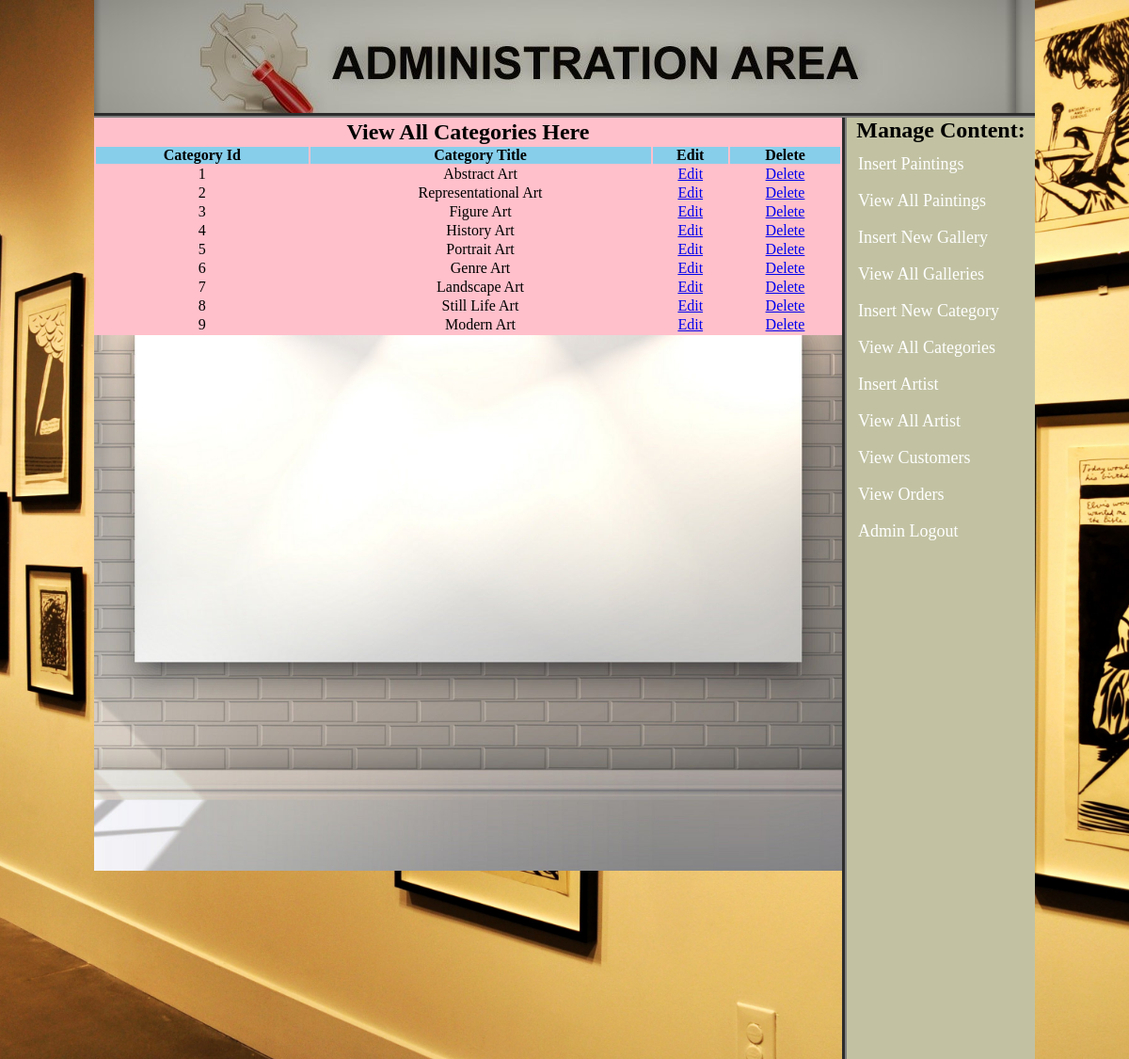
/admin_area/index.php?view_cat (signed in), run on the app's committed database.
### tables this page shows
CREATE TABLE `categories` (
  `cat_id` int(100) NOT NULL,
  `cat_title` text NOT NULL
);

### admin_area/view_cat.php (the view)
<table width="795" align="center" bgcolor="pink">
     <tr align="center">
	    <td colspan="6"><h2>View All Categories Here</h2></td>
     </tr>
	 <tr align="center" bgcolor="skyblue">
	    <th>Category Id</th>
	    <th>Category Title</th>
		 <th>Edit</th>
		 <th>Delete</th>
	 </tr>
	 <?php
	 include("includes/db.php");
	 $get_cat="select * from categories";
	 $run_cat=mysqli_query($con,$get_cat);
	 $i=0;
	 while($row_cat=mysqli_fetch_array($run_cat)){
		 $cat_id=$row_cat['cat_id'];
		 $cat_title=$row_cat['cat_title'];
		 $i++;
	 ?>
	 <tr align="center">
	     <td><?php echo $i;?></td>
		 <td><?php echo $cat_title;?></td>
		 <td><a href="index.php?edit_cat=<?php echo $cat_id;?>">Edit</a></td>
		 <td><a href="delete_cat.php?delete_cat=<?php echo $cat_id;?>">Delete</a></td>
	 </tr>
	 <?php } ?>
</table>

### admin_area/styles/style.css (style rules this page uses)
html, body, div, span, applet, object, iframe, h1, h2, h3, h4, h5, h6, p, blockquote, pre, a, abbr, acronym, address, big, cite, code, del, dfn, em, img, ins, kbd, q, s, samp, small, strike, strong, sub, sup, tt, var, b, u, i, center, dl, dt, dd, ol, ul, li, fieldset, form, label, legend, table, caption, tbody, tfoot, thead, tr, th, td, article, aside, canvas, details, embed, figure, figcaption, footer, header, hgroup, menu, nav, output, ruby, section, summary, time, mark, audio, video { margin: 0; padding: 0; border: 0; vertical-align: baseline; }
body { background-image:url(../images/o4.jpg); height:100%; background-position:center; background-repeat:repeat; background-size:cover; }

### data on the page
categories: cat_title "Abstract Art"
categories: cat_title "Representational Art"
categories: cat_title "Figure Art"
categories: cat_title "History Art"
categories: cat_title "Portrait Art"
categories: cat_title "Genre Art"
categories: cat_title "Landscape Art"
categories: cat_title "Still Life Art"
categories: cat_title "Modern Art"
